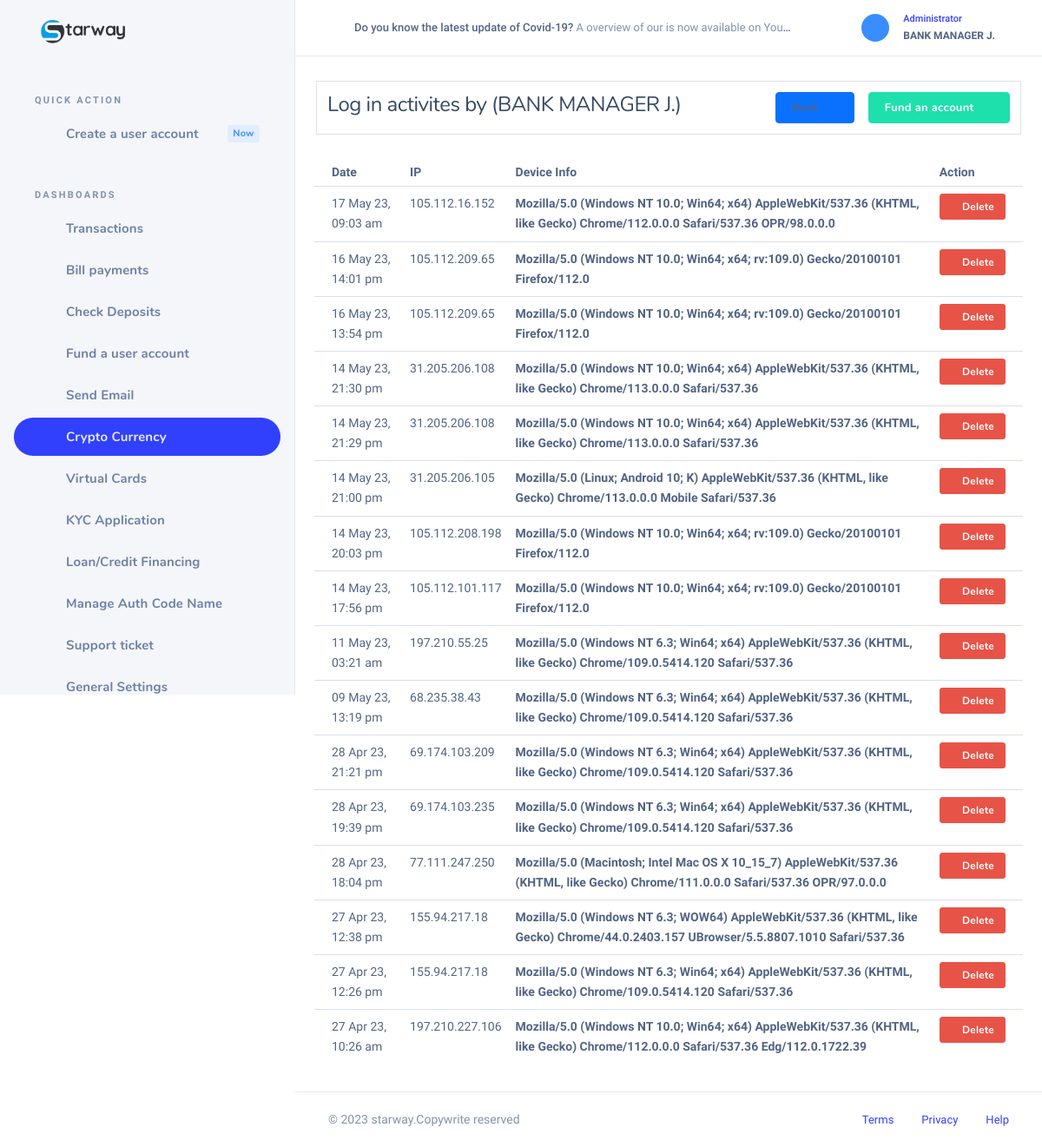
The app's page /myaccount/admin/admin_login_activities.php (signed in) with its own data.
### tables this page shows
CREATE TABLE `setting` (
  `id` int(11) NOT NULL,
  `name` varchar(150) NOT NULL,
  `logo` varchar(150) NOT NULL,
  `address` varchar(150) NOT NULL,
  `email` varchar(150) NOT NULL,
  `phone` varchar(150) NOT NULL,
  `favicon` varchar(150) NOT NULL,
  `tagline` varchar(150) NOT NULL,
  `register` varchar(150) NOT NULL,
  `darklogo` varchar(150) NOT NULL,
  `description` varchar(700) NOT NULL DEFAULT 'This Credit Union is federally-insured by the National Credit Union Administration. We do business in accordance with the Fair Housing Law and Equal opportunity Credit Act.',
  `seo` varchar(150) NOT NULL,
  `footerlogo` varchar(150) NOT NULL DEFAULT 'footlogo.png',
  `securityalert` varchar(150) NOT NULL,
  `stockrate` varchar(5505) NOT NULL DEFAULT '<script type="text/javascript" src="https://s3.tradingview.com/external-embedding/embed-widget-ticker-tape.js" async="">                                                                         {                                                                             "symbols"                                                                         :                                                                             [                                                                                 {                                                                                     "title": "S&P 500",                                                                                     "proName": "OANDA:SPX500USD"                                                                                 },                                                                                 {                                                                                     "title": "Nasdaq 100",                                                                                     "proName": "OANDA:NAS100USD"                                                                                 },                                                                                 {                                                                                     "title": "EUR/USD",                                                                                     "proName": "FX_IDC:EURUSD"                                                                                 },                                                                                 {                                                                                     "title": "BTC/USD",                                                                                     "proName": "BITSTAMP:BTCUSD"                                                                                 },                                                                                 {                                                                                     "title": "ETH/USD",                                                                                     "proName": "BITSTAMP:ETHUSD"                                                                                 },                                                                                 {                                                                                     "description": "AAPL",                                                                                     "proName": "NASDAQ:AAPL"                                                                                 },                                                                                 {                                                                                     "description": "MICROSOFT",                                                                                     "proName": "NASDAQ:MSFT"                                                                                 }                                                                             ],                                                                                 "colorTheme"                                                                         :                                                                             "dark",                                                                                 "isTransparent"                                                                         :                                                                             false,                                                                                 "displayMode"                                                                         :                                                                             "compact",                                                                                 "locale"                                                                         :                                                                             "en"                                                                         }                                                                     </script>',
  `stockrate2` varchar(1000) NOT NULL DEFAULT '    <iframe             src="//www.exchangerates.org.uk/widget/ER-LRTICKER.php?w=1400&amp;s=1&amp;mc=GBP&amp;mbg=F0F0F0&amp;bs=yes&amp;bc=000044&amp;f=verdana&amp;fs=10px&amp;fc=000044&amp;lc=000044&amp;lhc=FE9A00&amp;vc=FE9A00&amp;vcu=008000&amp;vcd=FF0000&amp;"             width="1400" height="30" frameborder="0" scrolling="no" marginwidth="0" marginheight="0"></iframe>',
  `stock` int(11) NOT NULL DEFAULT 1,
  `money` varchar(50) NOT NULL DEFAULT 'USD',
  `country` varchar(50) NOT NULL DEFAULT 'United States',
  `visa_picture` varchar(150) NOT NULL,
  `tawk` varchar(500) NOT NULL,
  `shortname` varchar(150) NOT NULL DEFAULT 'Rednerbank',
  `blocked_msg` varchar(500) NOT NULL DEFAULT 'Dear Customer, we have discovered suspicious activities on your account. An unauthorized IP address attempted to carry out a transaction on your account. Consequently, your account has been flagged by our risk assessment department. kindly visit our nearest branch with your identification card and utility bill to confirm your identity before it can be reactivated. For more information, kindly contact our online customer care representatives.',
  `crypto` int(11) NOT NULL DEFAULT 1,
  `blocked_title` varchar(150) NOT NULL DEFAULT 'Account Suspended',
  `imfmsg` varchar(1000) NOT NULL DEFAULT 'You need to provide your IMF code before you can continue with this transaction.<br>                                                 You visit any of our nearest branch or contact our online customer care representative, they will help you with the appropriate IMF code for this transaction.',
  `cotmsg` varchar(1000) NOT NULL DEFAULT 'You need to provide your COT code before you can continue with this transaction. You can visit any of our nearest branch or contact our online customer care representative, they will help you with the appropriate COT code for this transaction.',
  `icmsg` text DEFAULT NULL,
  `tinmsg` text DEFAULT NULL,
  `tacmsg` text DEFAULT NULL,
  `charges` varchar(11) NOT NULL DEFAULT '0.3',
  `wiremsg` varchar(500) NOT NULL,
  `localmsg` varchar(500) NOT NULL,
  `cot_imf_counter` int(11) NOT NULL DEFAULT 5,
  `cot_error` varchar(500) NOT NULL DEFAULT 'Your account have been temporarily suspended for providing the wrong COT code, We are always committed to safe guarding your funds and therefore this is the right decision we can take for now. For more information, kindly contact our live customer care representatives.',
  `imf_error` varchar(500) NOT NULL DEFAULT 'Your account have been temporarily suspended for providing the wrong IMF code, We are always committed to safe guarding your funds and therefore this is the right decision we can take for now. For more information, kindly contact our live customer care representatives.',
  `enable_cot_imf` varchar(20) NOT NULL DEFAULT 'Yes',
  `rest_msg` varchar(1000) NOT NULL DEFAULT 'Your  account was temporary restricted from carrying out transaction via our online banking channel, Kindly visit any of our nearest branch to resolve this issue. For more information, kindly contact our online customer care representative.',
  `userstac` varchar(50) NOT NULL DEFAULT '1999',
  `usersic` varchar(50) NOT NULL DEFAULT '1999',
  `userstin` varchar(50) NOT NULL DEFAULT '1999',
  `enable_tin_ic_tac` varchar(20) NOT NULL DEFAULT 'Yes',
  `enable_tac` varchar(20) NOT NULL DEFAULT 'Yes',
  `enable_ic` varchar(20) NOT NULL DEFAULT 'Yes',
  `enable_tin` varchar(20) NOT NULL DEFAULT 'Yes',
  `former` varchar(150) NOT NULL DEFAULT 'Yes',
  `bots` int(10) NOT NULL DEFAULT 1,
  `site_url` varchar(50) NOT NULL,
  `kyc` int(11) NOT NULL DEFAULT 1,
  `loan` int(11) NOT NULL DEFAULT 1,
  `visual_card` int(11) NOT NULL DEFAULT 1,
  `theme` varchar(80) NOT NULL DEFAULT 'light'
);

CREATE TABLE `users` (
  `id` int(11) NOT NULL,
  `username` varchar(150) DEFAULT NULL,
  `password` varchar(150) DEFAULT NULL,
  `email` varchar(150) DEFAULT NULL,
  `phone` varchar(150) DEFAULT NULL,
  `firstname` varchar(150) DEFAULT NULL,
  `middlename` varchar(150) DEFAULT NULL,
  `lastname` varchar(150) DEFAULT NULL,
  `dob` varchar(150) DEFAULT NULL,
  `gender` varchar(50) DEFAULT NULL,
  `passport` varchar(150) DEFAULT NULL,
  `address` varchar(150) DEFAULT NULL,
  `state` varchar(150) DEFAULT NULL,
  `city` varchar(150) DEFAULT NULL,
  `country` varchar(150) DEFAULT NULL,
  `accountnumber` varchar(150) DEFAULT NULL,
  `accountbalance` double NOT NULL,
  `accounttype` varchar(150) DEFAULT NULL,
  `securityquestion` varchar(150) DEFAULT NULL,
  `answer` varchar(150) DEFAULT NULL,
  `ssn` int(150) DEFAULT NULL,
  `maidensname` varchar(150) DEFAULT NULL,
  `status` varchar(150) DEFAULT NULL,
  `datecreated` varchar(150) DEFAULT NULL,
  `approve` int(11) NOT NULL DEFAULT 0,
  `title` varchar(50) DEFAULT NULL,
  `dayOFBirth` varchar(50) DEFAULT NULL,
  `monthOfBirth` varchar(50) DEFAULT NULL,
  `yearOfBirth` varchar(50) DEFAULT NULL,
  `zipcode` varchar(50) DEFAULT NULL,
  `occupation` varchar(50) DEFAULT NULL,
  `income` varchar(50) DEFAULT NULL,
  `nextOfKIn` varchar(50) DEFAULT NULL,
  `secretCode` varchar(50) DEFAULT NULL,
  `nickname` varchar(50) DEFAULT NULL,
  `tfa` varchar(20) DEFAULT NULL,
  `usercurrency` varchar(50) NOT NULL DEFAULT 'USD',
  `next_address` varchar(150) DEFAULT NULL,
  `next_relationship` varchar(150) DEFAULT NULL,
  `next_age` varchar(150) DEFAULT NULL,
  `securityquestion2` varchar(150) DEFAULT NULL,
  `answer2` varchar(150) DEFAULT NULL,
  `email_verify` int(20) NOT NULL DEFAULT 0,
  `email_code` varchar(200) DEFAULT NULL,
  `cot` varchar(50) NOT NULL DEFAULT '00',
  `imf` varchar(50) NOT NULL DEFAULT '00',
  `daily_limit` varchar(120) NOT NULL DEFAULT '5000',
  `blocktransfer` int(11) NOT NULL DEFAULT 1,
  `allowtransfer` int(11) NOT NULL DEFAULT 1,
  `theme` varchar(80) NOT NULL DEFAULT 'dark'
);

### myaccount/admin/admin_login_activities.php (the view, shortened to what the rows shown need)
<?php
include("header.php");
?>
<?php
    $userquery = $conn->query("SELECT * FROM users WHERE id = 1");
    while($userdetails = mysqli_fetch_array($userquery)){
    $firstname = $userdetails["firstname"];
    $middlename = $userdetails["middlename"];
    $lastname = $userdetails["lastname"];
    $userid = $userdetails["id"];
    $fullname = "$firstname $middlename $lastname";
}
?>
<div class="nk-content">
 <div class="container-xl wide-lg">
        <div class="nk-content-body">
        <div class="nk-block-head">
           <div class="nk-block-between-md g-4 card-bordered">
             <div class="nk-block-head-content">
              <h4 class="nk-block-title fw-normal">Log in activites by (<?php echo$fullname ?>)</h4>
                       </div>
                                </div>
                            </div>
                        </div>
                    </div>
                    <div class="card card-preview ">
              <div class="card-inner p-0">
                <table class="datatable-init table">
                  <thead>
                    <tr>
                     <th>Date</th>
                       <th>IP</th>
                      <th>Device Info</th>
                    <th>Action</th>
                  </tr>
                </thead>
                 <tbody>
                    <?php
                    $query = $conn->query("SELECT * FROM login WHERE userid = '$userid' ORDER BY id DESC");
                     while ($rows = mysqli_fetch_array($query)) {
                    ?>
                    <tr>
                      <td><?php echo$rows['dated']; ?></td>
                      <td><?php echo$rows['ip']; ?></td>
                      <td><b><?php echo$rows['browser'] ?></td>
                      <td><a class="btn btn-sm  btn-danger" href="delete_log?id=<?php echo$rows['id'] ?>"><em class="icon ni ni-delete"></em> Delete</a> </td>
                      </tr>
              <?php   }   ?>
          </tbody>
      </table>
      </div>
  </div>
</div>
     <?php include("footer.php"); ?>

### myaccount/admin/header.php (shortened to what the rows shown need)
<?php
include("../scripts/functions.php");
?>
<!DOCTYPE html>
<html lang="zxx" class="js">
 <head>
    <link rel="stylesheet" href="../scss/sweetalert.css">
    <link rel="stylesheet" href="../assets/css/dashlite.css?ver=2.4.0">
    <link id="skin-default" rel="stylesheet" href="../assets/css/theme.css?ver=2.4.0">
     <link rel="stylesheet" type="text/css" href="../assets/css/libs/fontawesome-icons.css">
     <link href="../css/toastr.css" rel="stylesheet"/>
      <link rel="stylesheet" href="https://www.jqueryscript.net/demo/jQuery-International-Telephone-Input-With-Flags-Dial-Codes/build/css/intlTelInput.css">
   </head>
<body class="nk-body bg-white has-sidebar <?php if($theme_mode == "dark"){
  echo "dark-mode";
}
?>">
    <div class="nk-app-root">
        <div class="nk-main ">
            <div class="nk-sidebar nk-sidebar-fixed " data-content="sidebarMenu">
                <div class="nk-sidebar-element nk-sidebar-head">
                    <div class="nk-sidebar-brand">
                        <a href="account_manager" class="logo-link nk-sidebar-logo">
                            <img class="logo-dark logo-img" src="../<?php echo$logo ?>" srcset="../<?php echo$logo ?> 2x" alt="logo-dark">
                        </a>
                    </div>
                </div>
            </div>
            <div class="nk-wrap ">
                <div class="nk-header nk-header-fixed is-light">
                    <div class="container-fluid">
                        <div class="nk-header-wrap">
                            <div class="nk-header-tools">
                                <ul class="nk-quick-nav">
                                    <li class="dropdown user-dropdown">
                                        <a href="#" class="dropdown-toggle" data-toggle="dropdown">
                                            <div class="user-toggle">
                                                <div class="user-info d-none d-md-block">
                                                    <div class="user-status">Administrator</div>
                                                    <div class="user-name dropdown-indicator"><?php echo "$adfirstname $admiddlename $adlastname"; ?></div>
                                                </div>
                                            </div>
                                        </a>
                                    </li>
                                </ul>
                            </div>
                        </div>
                    </div>
                </div>

### myaccount/admin/footer.php (shortened to what the rows shown need)
<div class="nk-footer nk-footer-fluid">
                    <div class="container-fluid">
                        <div class="nk-footer-wrap">
                            <div class="nk-footer-copyright"> &copy; <?php echo date("Y"); ?> <?php echo $sitename ?>.<a href="#">Copywrite reserved</a>
                            </div>
                            <div class="nk-footer-links">
                                <ul class="nav nav-sm">
                                </ul>
                            </div>
                        </div>
                    </div>
                </div>
            </div>
        </div>
    </div>
</body>
</html>

### records on screen
setting: logo (picture), name "starway"
users: firstname "BANK", middlename "MANAGER", lastname "J.", fullname "BANK MANAGER J."

### other values on screen
$rows['dated'] "17 May 23, 09:03 am"
$rows['ip'] "105.112.16.152"
$rows['browser'] "Mozilla/5.0 (Windows NT 10.0; Win64; x64) AppleWebKit/537.36 (KHTML, like Gecko) Chrome/112.0.0.0 Safari/537.36 OPR/98.0.0.0"
$rows['dated'] "16 May 23, 14:01 pm"
$rows['ip'] "105.112.209.65"
$rows['browser'] "Mozilla/5.0 (Windows NT 10.0; Win64; x64; rv:109.0) Gecko/20100101 Firefox/112.0"
$rows['dated'] "16 May 23, 13:54 pm"
$rows['dated'] "14 May 23, 21:30 pm"
$rows['ip'] "31.205.206.108"
$rows['browser'] "Mozilla/5.0 (Windows NT 10.0; Win64; x64) AppleWebKit/537.36 (KHTML, like Gecko) Chrome/113.0.0.0 Safari/537.36"
$rows['dated'] "14 May 23, 21:29 pm"
$rows['dated'] "14 May 23, 21:00 pm"
$rows['ip'] "31.205.206.105"
$rows['browser'] "Mozilla/5.0 (Linux; Android 10; K) AppleWebKit/537.36 (KHTML, like Gecko) Chrome/113.0.0.0 Mobile Safari/537.36"
$rows['dated'] "14 May 23, 20:03 pm"
